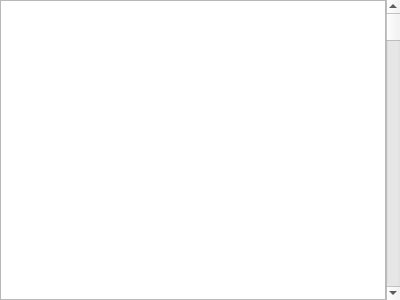
<?xml version="1.0" encoding="UTF-8"?>
<ui version="4.0">
 <class>BigTableWidget</class>
 <widget class="QWidget" name="BigTableWidget">
  <property name="geometry">
   <rect>
    <x>0</x>
    <y>0</y>
    <width>400</width>
    <height>300</height>
   </rect>
  </property>
  <property name="focusPolicy">
   <enum>Qt::StrongFocus</enum>
  </property>
  <property name="windowTitle">
   <string>BigTable</string>
  </property>
  <layout class="QHBoxLayout" name="horizontalLayout">
   <property name="spacing">
    <number>0</number>
   </property>
   <property name="leftMargin">
    <number>0</number>
   </property>
   <property name="topMargin">
    <number>0</number>
   </property>
   <property name="rightMargin">
    <number>0</number>
   </property>
   <property name="bottomMargin">
    <number>0</number>
   </property>
   <item>
    <widget class="BigTableTableWidget" name="tableWidget">
     <property name="verticalScrollBarPolicy">
      <enum>Qt::ScrollBarAlwaysOff</enum>
     </property>
     <property name="editTriggers">
      <set>QAbstractItemView::NoEditTriggers</set>
     </property>
     <property name="tabKeyNavigation">
      <bool>false</bool>
     </property>
     <property name="selectionMode">
      <enum>QAbstractItemView::SingleSelection</enum>
     </property>
     <property name="selectionBehavior">
      <enum>QAbstractItemView::SelectRows</enum>
     </property>
     <property name="horizontalScrollMode">
      <enum>QAbstractItemView::ScrollPerPixel</enum>
     </property>
     <property name="showGrid">
      <bool>false</bool>
     </property>
     <attribute name="verticalHeaderVisible">
      <bool>false</bool>
     </attribute>
    </widget>
   </item>
   <item>
    <widget class="QScrollBar" name="verticalScrollBar">
     <property name="orientation">
      <enum>Qt::Vertical</enum>
     </property>
    </widget>
   </item>
  </layout>
 </widget>
 <customwidgets>
  <customwidget>
   <class>BigTableTableWidget</class>
   <extends>QTableWidget</extends>
   <header>../src/bigtabletablewidget.h</header>
  </customwidget>
 </customwidgets>
 <resources/>
 <connections/>
</ui>
